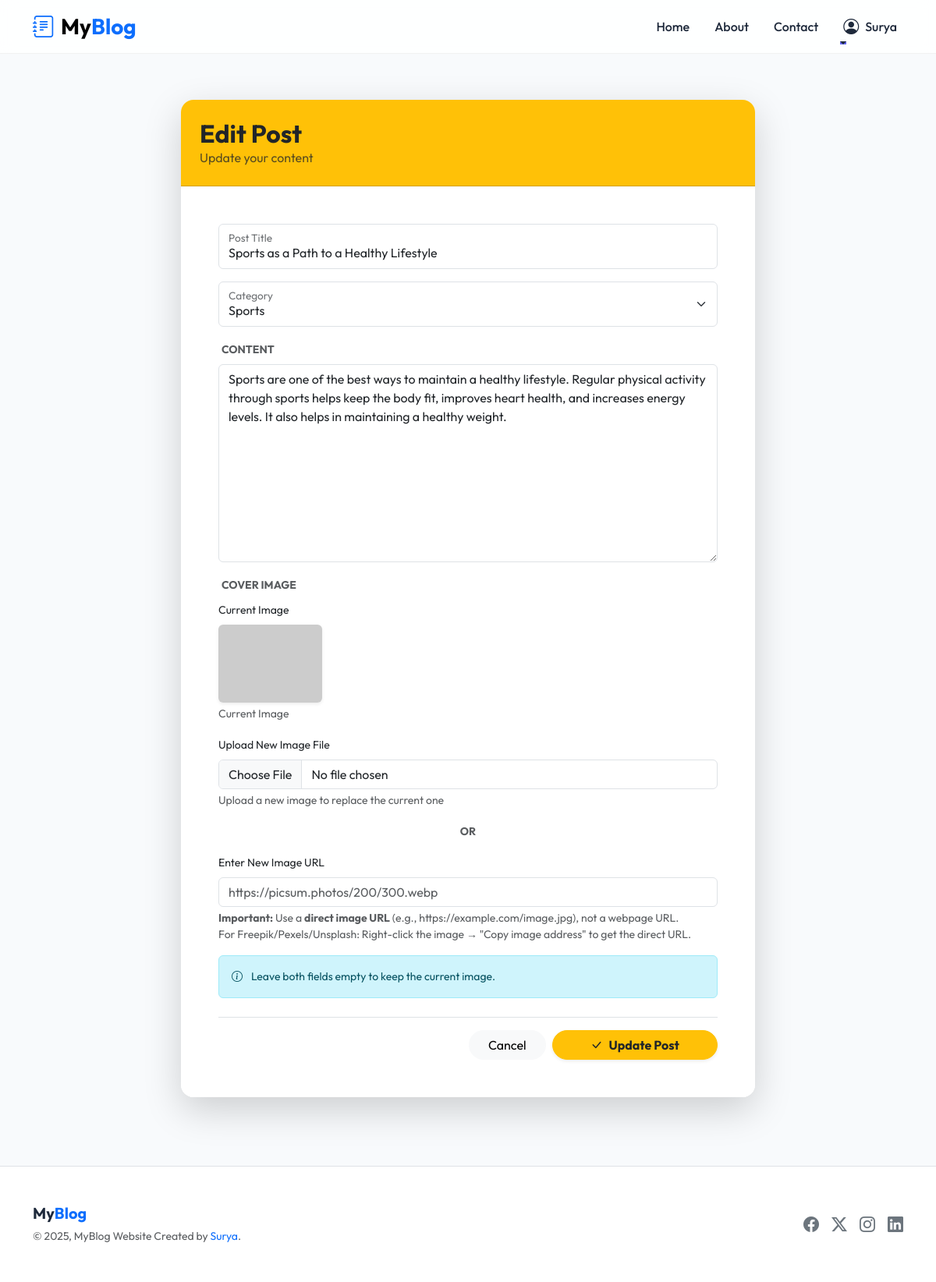
The page /edit_post/39 (signed in) on the database its author committed.
### blog/models.py (models this page shows, shortened)
class Post(models.Model):
    title = models.CharField(max_length=100)
    content = models.TextField()
    img_url = models.ImageField(max_length=500, null=True, blank=True, upload_to="posts/images")
    image_url_online = models.URLField(max_length=500, null=True, blank=True, help_text="Online image URL (if provided instead of file upload)")
    created_at = models.DateTimeField(auto_now_add=True)
    slug = models.SlugField(max_length=500, blank=True, null=True)
    category = models.ForeignKey(Category, on_delete=models.CASCADE)
    user = models.ForeignKey(User, on_delete=models.CASCADE, null=True, blank=True)
    saved_by = models.ManyToManyField(User, related_name='saved_posts', blank=True)
    is_published = models.BooleanField(default=False)
    @property
    def formatted_img_url(self):
        category_seeds = {
            "Technology": "tech",
            "Science": "science",
            "Art": "art",
            "Sports": "sports",
            "Food": "food",
        }
        if self.image_url_online:
            return self.image_url_online
        if self.img_url and hasattr(self.img_url, 'name') and self.img_url.name:
            try:
                file_path = os.path.join(settings.MEDIA_ROOT, self.img_url.name)
                if os.path.exists(file_path) and os.path.getsize(file_path) > 0:
                    uploaded_url = self.img_url.url
                    if uploaded_url.startswith(('http://', 'https://')):
                        return uploaded_url
                    return uploaded_url
            except (ValueError, AttributeError, OSError, Exception):
                pass
        if self.id and self.category:
            category_name = self.category.name
            base_seed = category_seeds.get(category_name, "default")
            title_hash = hashlib.md5(self.title.encode()).hexdigest()[:8] if self.title else "00000000"
            content_hash = hashlib.md5(self.content.encode()).hexdigest()[:4] if self.content else "0000"
            unique_seed = f"{base_seed}_{self.id}_{title_hash}_{content_hash}"
            return f"https://picsum.photos/seed/{unique_seed}/800/600"
        else:
            return f"https://picsum.photos/seed/default_{self.id or 'new'}/800/600"

class Category(models.Model):
    name = models.CharField(max_length=100)

### blog/views.py (the view, shortened to what this page needs)
# urls.py: path("edit_post/<int:post_id>", views.edit_post, name="edit_post"),
@login_required
@login_required
def edit_post(request, post_id):
    post = get_object_or_404(Post, id=post_id)
    if post.user != request.user:
        messages.error(request, "You are not authorized to edit this post")
        return redirect("blog:dashboard")
    categories = Category.objects.all()
    form = PostForm(instance=post)  # Initialize form with instance for GET request
    return render(
        request,
        "blog/edit_post.html",
        {"categories": categories, "post": post, "form": form},
    )

### blog/templates/blog/edit_post.html (shortened to what this page needs)
{% extends 'blog/base.html' %}
{% block content %}
<div class="container py-5">
    <div class="row justify-content-center">
        <div class="col-lg-8 animate__animated animate__fadeInUp">
            <div class="card border-0 shadow-lg rounded-4 overflow-hidden">
                <div class="card-header bg-warning text-dark p-4 position-relative overflow-hidden">
                    <div class="position-relative z-1">
                        <h2 class="fw-bold mb-0">Edit Post</h2>
                        <p class="mb-0 opacity-75">Update your content</p>
                    </div>
                </div>
                <div class="card-body p-4 p-md-5 bg-white">
                    <form method="post" enctype="multipart/form-data">
                        <div class="form-floating mb-3">
                            <input type="text" class="form-control" name="title" id="title"
                                placeholder="Enter post title" value="{{post.title}}" required>
                            <label for="title">Post Title</label>
                        </div>
                        <div class="form-floating mb-3">
                            <select class="form-select" id="category" name="category" required>
                                {% if categories %}
                                {% for category in categories %}
                                <option {% if post.category.id == category.id %}selected{% endif %}
                                    value="{{category.id}}">{{category.name}}</option>
                                {% endfor %}
                                {% endif %}
                            </select>
                            <label for="category">Category</label>
                        </div>
                        <div class="mb-3">
                            <label for="content" class="form-label text-muted ms-1 small fw-bold">CONTENT</label>
                            <textarea class="form-control" id="content" name="content" rows="10"
                                style="min-height: 200px;">{{post.content}}</textarea>
                        </div>
                        <div class="mb-4">
                            <label class="form-label text-muted ms-1 small fw-bold">COVER IMAGE</label>
                            {% if post.formatted_img_url %}
                            <div class="mb-3">
                                <label class="form-label small">Current Image</label>
                                <div class="mb-2">
                                    <img src="{{post.formatted_img_url}}" alt="Current Image" class="rounded shadow-sm"
                                        style="max-height: 100px;">
                                    <small class="d-block text-muted mt-1">Current Image</small>
                                </div>
                            </div>
                            {% endif %}
                            <div class="mb-3">
                                <label for="img_url" class="form-label small">Upload New Image File</label>
                                <input type="file" class="form-control" name="img_url" id="img_url" accept="image/*">
                                <div class="form-text">Upload a new image to replace the current one</div>
                            </div>
                            <div class="text-center my-3">
                                <span class="text-muted small fw-bold">OR</span>
                            </div>
                            <div class="mb-3">
                                <label for="id_image_url_input" class="form-label small">Enter New Image URL</label>
                                {{ form.image_url_input }}
                                <div class="form-text">
                                    <strong>Important:</strong> Use a <strong>direct image URL</strong> (e.g., https://example.com/image.jpg), not a webpage URL.
                                    <br>For Freepik/Pexels/Unsplash: Right-click the image → "Copy image address" to get the direct URL.
                                </div>
                            </div>
                            <div class="alert alert-info small mb-0">
                                <i class="bi bi-info-circle me-2"></i>
                                Leave both fields empty to keep the current image.
                            </div>
                        </div>
                        <div class="d-flex justify-content-end gap-2 pt-3 border-top">
                            <a href="{% url 'blog:dashboard' %}" class="btn btn-light rounded-pill px-4">Cancel</a>
                            <button type="submit" class="btn btn-warning rounded-pill px-5 shadow-sm text-dark fw-bold">
                                <i class="bi bi-check-lg me-2"></i>Update Post
                            </button>
                        </div>
                    </form>
                </div>
            </div>
        </div>
    </div>
</div>
{% endblock %}

### blog/templates/blog/includes/header.html (shortened to what this page needs)
<nav class="navbar navbar-expand-lg navbar-light fixed-top navbar-glass">
    <div class="container">
        <a class="navbar-brand fw-bold fs-3" href="/">
            <i class="bi bi-journal-text text-primary me-2"></i>My<span class="text-primary">Blog</span>
        </a>
        <div class="collapse navbar-collapse" id="navbarNav">
            <ul class="navbar-nav ms-auto align-items-center gap-3">
                <li class="nav-item">
                    <a class="nav-link" href="/">Home</a>
                </li>
                <li class="nav-item">
                    <a class="nav-link" href="/about">About</a>
                </li>
                <li class="nav-item">
                    <a class="nav-link" href="/contact">Contact</a>
                </li>
                {% if user.is_authenticated %}
                <li class="nav-item dropdown">
                    <a class="nav-link dropdown-toggle d-flex align-items-center gap-2" href="#" id="navbarDropdown"
                        role="button" data-bs-toggle="dropdown" aria-expanded="false">
                        <i class="bi bi-person-circle fs-5"></i>
                        <span>{{ user.username }}</span>
                    </a>
                </li>
                {% endif %}
            </ul>
        </div>
    </div>
</nav>
<div style="height: 80px;"></div>

### blog/static/blog/style.css (style rules this page uses)
:root { --primary-color: #6366f1; --primary-hover: #4f46e5; --secondary-color: #ec4899; --bg-color: #f8fafc; --text-color: #0f172a; --nav-bg: rgba(255, 255, 255, 0.85); --card-bg: #ffffff; --card-shadow: 0 4px 6px -1px rgb(0 0 0 / 0.1), 0 2px 4px -2px rgb(0 0 0 / 0.1); --card-shadow-hover: 0 10px 15px -3px rgb(0 0 0 / 0.1), 0 4px 6px -4px rgb(0 0 0 / 0.1); }
body { background-color: var(--bg-color); color: var(--text-color); }
a { text-decoration: none; transition: color 0.3s ease; }
.navbar-glass { background-color: var(--nav-bg); backdrop-filter: blur(10px); -webkit-backdrop-filter: blur(10px); border-bottom: 1px solid rgba(0, 0, 0, 0.05); }
.nav-link { font-weight: 500; color: var(--text-color) !important; position: relative; }
.nav-link::after { content: ''; position: absolute; width: 0; height: 2px; bottom: 0; left: 0; background-color: var(--primary-color); transition: width 0.3s ease; }

### blog/templates/blog/base.html (style rules this page uses)
:root { --primary-color: #6366f1; --secondary-color: #a855f7; --bg-color: #f8fafc; --text-color: #1e293b; --card-bg: #ffffff; }
body { font-family: 'Outfit', sans-serif; background-color: var(--bg-color); color: var(--text-color); display: flex; flex-direction: column; min-height: 100vh; }

### rows shown on the page
Post: title "Sports as a Path to a Healthy Lifestyle", category "Sports", content "Sports are one of the best ways to maintain a healthy lifestyle. Regular physical activity through sports helps keep the body fit, improves heart health, and increases energy levels. It also helps in maintaining a healthy weight."

### other values the page prints
{{ user.username }} "Surya"
